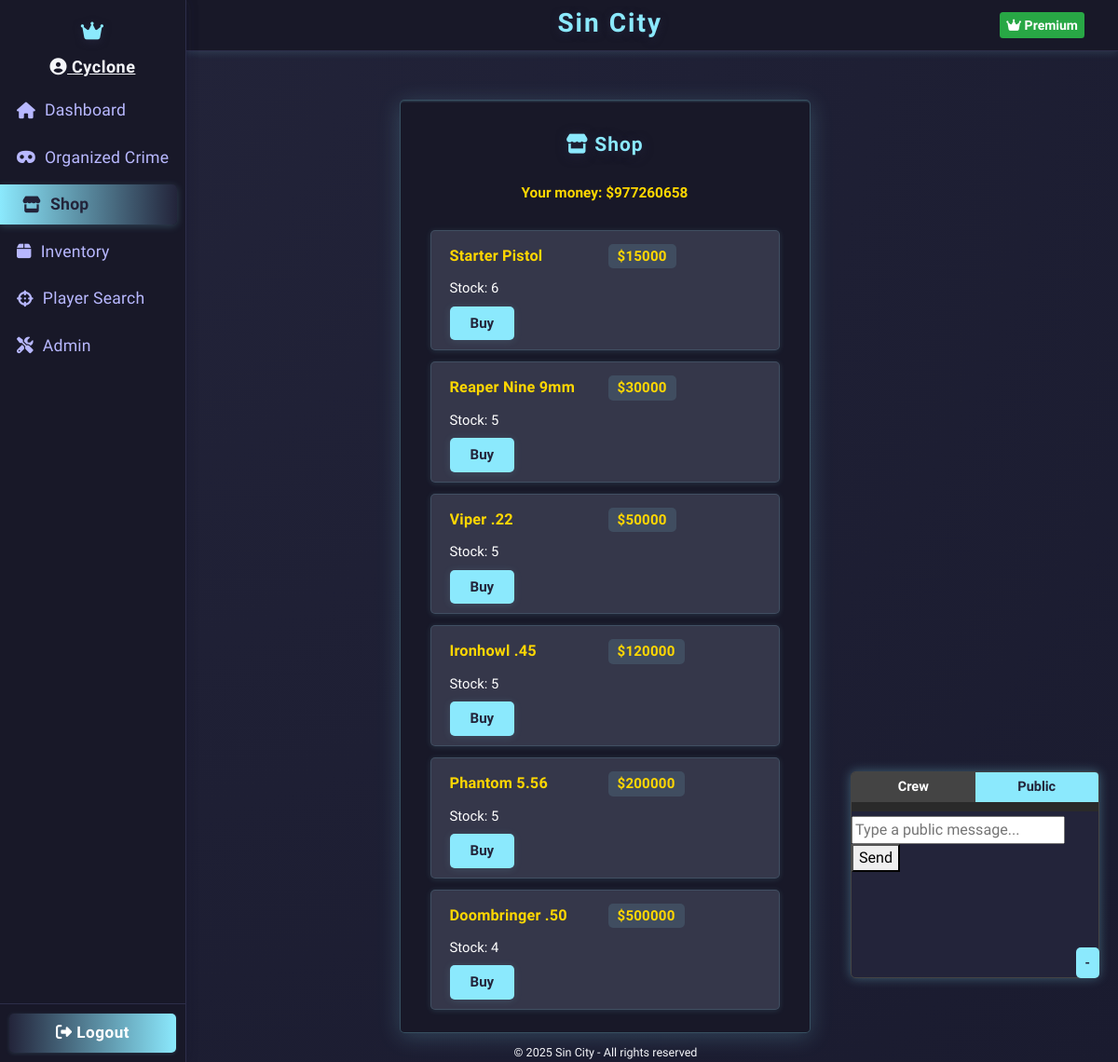
/shop (signed in), run on an earlier commit of the app's database.
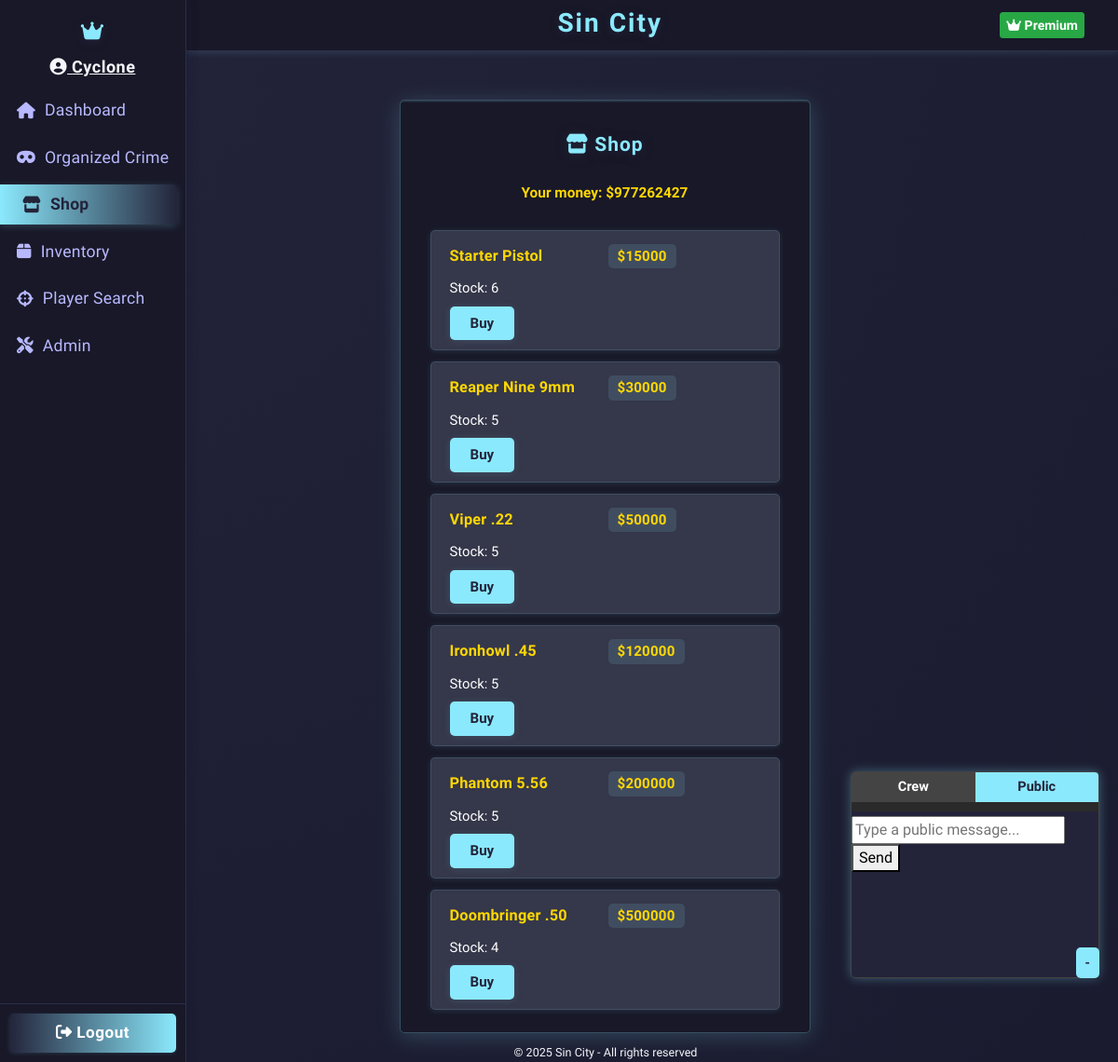
And on a later commit of the database.
### app.py (models this page shows)
class Character(db.Model):
    id = db.Column(db.Integer, primary_key=True)
    master_id = db.Column(db.Integer, db.ForeignKey('user.id'))
    user_id = db.Column(db.Integer, db.ForeignKey('user.id'), nullable=True)
    name = db.Column(db.String(12), nullable=False)
    health = db.Column(db.Integer, default=100)
    money = db.Column(db.Integer, default=0)
    level = db.Column(db.Integer, default=1)
    xp = db.Column(db.Integer, default=0)
    earn_streak = db.Column(db.Integer, default=0)
    last_earned = db.Column(db.DateTime, nullable=True)
    is_alive = db.Column(db.Boolean, default=True)
    user = db.relationship('User', backref='linked_character', foreign_keys=[user_id])
    gun_id = db.Column(db.Integer, db.ForeignKey('shop_item.id'))
    profile_image = db.Column(db.String(255), nullable=True)
    crew = db.Column(db.Integer, db.ForeignKey('crew.id'), nullable=True)
    crew_id = db.Column(db.Integer, db.ForeignKey('crew.id'))
    linked_user = db.relationship('User', foreign_keys=[user_id])
    gun = db.relationship('ShopItem', foreign_keys=[gun_id])

class ShopItem(db.Model):
    id = db.Column(db.Integer, primary_key=True)
    name = db.Column(db.String(64), nullable=False)
    description = db.Column(db.String(256))
    price = db.Column(db.Integer, nullable=False)
    stock = db.Column(db.Integer, nullable=False, default=0)
    is_gun = db.Column(db.Boolean, default=False)
    damage = db.Column(db.Integer, default=0)

### app.py (the view, shortened to what this page needs)
@app.route('/shop', methods=['GET', 'POST'])
@login_required
def shop():
    items = ShopItem.query.all()
    message = None
    character = Character.query.filter_by(master_id=current_user.id, is_alive=True).first()
    return render_template('shop.html', items=items, message=message, character=character)

### app.py (called while the page is built)
@app.context_processor
def inject_user():
    return dict(user=current_user)

@app.before_request
def update_last_seen():
    if current_user.is_authenticated:
        now = datetime.utcnow()
        if not current_user.last_seen or (now - current_user.last_seen).seconds > 1:
            current_user.last_seen = now
            db.session.commit()

@app.before_request
def enable_sqlite_fk():
    if db.engine.url.drivername == 'sqlite':
        with db.engine.connect() as conn:
            conn.execute(db.text("PRAGMA foreign_keys=ON"))

@app.before_request
def check_character_alive():
    if current_user.is_authenticated:
        char = Character.query.filter_by(master_id=current_user.id).first()
        if not char or not char.is_alive:
            if request.endpoint not in ('create_character', 'logout', 'static'):
                return redirect(url_for('create_character'))

@login_manager.user_loader
def load_user(user_id):
    return db.session.get(User, int(user_id))

@app.context_processor
def inject_current_character():
    from flask_login import current_user
    if current_user.is_authenticated:
        character = Character.query.filter_by(master_id=current_user.id, is_alive=True).first()
        return dict(current_character=character)
    return dict(current_character=None)

### templates/shop.html (shortened to what this page needs)
{% extends "base.html" %}
{% block content %}
<div class="shop-container">
    <div class="shop-title"><i class="fas fa-store"></i> Shop</div>
    <span class="shop-money">Your money: ${{ character.money }}</span>
    <ul class="shop-list">
      {% for item in items %}
      <li class="shop-item">
        <div class="shop-item-header">
          <span class="shop-item-name">{{ item.name }}</span>
          <span class="shop-item-price">${{ item.price }}</span>
        </div>
        <div class="shop-item-stock">Stock: {{ item.stock }}</div>
        <div class="shop-item-actions">
          {% if item.stock > 0 %}
          <form method="post">
            <button type="submit" class="shop-buy-btn">Buy</button>
          </form>
          {% else %}
          <span class="shop-out">Out of stock</span>
          {% endif %}
        </div>
      </li>
      {% endfor %}
    </ul>
</div>
{% endblock %}

### templates/base.html (shortened to what this page needs)
<!DOCTYPE html>
<html lang="en">
<head>
  <link rel="stylesheet" href="https://cdn.jsdelivr.net/npm/bootstrap@4.6.2/dist/css/bootstrap.min.css">
  <link rel="stylesheet" href="https://cdnjs.cloudflare.com/ajax/libs/font-awesome/6.4.2/css/all.min.css">
</head>
<body>
  <body class="fade-in">
  <div class="layout-root fade-in">
  <div class="layout-root">
    <div class="sidebar {% if request.endpoint in ['login', 'register'] %}d-none{% endif %}">
    <nav class="sidebar">
      <div class="sidebar-header">
        <i class="fas fa-crown"></i>
      </div>
      {% if current_user.is_authenticated %}
      <div class="sidebar-user">
          <a href="{{ url_for('profile', username=current_user.username) }}" style="color:inherit; text-decoration: underline;">
          <i class="fas fa-user-circle"></i>
          <strong>{{ current_character.name }}</strong>
          </a>
      </div>
      {% endif %}
      <div class="sidebar-nav">
        <a href="{{ url_for('dashboard') }}" class="{% if request.endpoint == 'dashboard' %}active{% endif %}">
          <i class="fas fa-home"></i> <span>Dashboard</span>
        </a>
        <a href="{{ url_for('create_crime') }}" class="{% if request.endpoint == 'create_crime' %}active{% endif %}">
          <i class="fas fa-mask"></i> <span>Organized Crime</span>
        </a>
        <a href="{{ url_for('shop') }}" class="{% if request.endpoint == 'shop' %}active{% endif %}">
          <i class="fas fa-store"></i> <span>Shop</span>
        </a>
        <a href="{{ url_for('inventory') }}" class="{% if request.endpoint == 'inventory' %}active{% endif %}">
          <i class="fas fa-box"></i> <span>Inventory</span>
        </a>
        <a href="{{ url_for('player_search') }}" class="{% if request.endpoint == 'player_search' %}active{% endif %}">
            <i class="fas fa-crosshairs"></i> <span>Player Search</span>
        </a>
        {% if current_user.is_authenticated and current_user.is_admin %}
        <a href="{{ url_for('admin.index') }}" class="{% if request.endpoint == 'admin.index' %}active{% endif %}">
          <i class="fas fa-tools"></i> <span>Admin</span>
        </a>
        {% endif %}
      </div>
      <div class="sidebar-footer">
        {% if current_user.is_authenticated %}
        <a href="{{ url_for('logout') }}" class="btn"><i id="fas-fa" class="fas fa-sign-out-alt"></i> Logout</a>
        {% endif %}
      </div>
    </nav>
    </div>
    <div class="main-area">
      <header class="topbar">
        <span class="topbar-title">
          {% block topbar_title %}Sin City{% endblock %}
        </span>
        <div class="topbar-actions">
          {% block topbar_actions %}
          {% if current_user.is_authenticated and not current_user.premium %}
          <form action="{{ url_for('upgrade') }}" method="post" class="d-inline">
            <button type="submit" class="btn">
              <i class="fas fa-star"></i> Upgrade
            </button>
          </form>
          {% elif user.is_authenticated and user.premium %}
          <span class="badge badge-success p-2" style="font-size:1em;">
            <i class="fas fa-crown"></i> Premium
          </span>
          {% endif %}
          {% endblock %}
        </div>
      </header>
      <main class="content-area">
        {% block content %}{% endblock %}
      </main>
      <footer>
        &copy; {{ current_year if current_year else "2025" }} Sin City - All rights reserved
      </footer>
    </div>
    {% if current_user.is_authenticated %}
    <div id="floating-chat">
      <div style="display: flex;">
        <button type="button" id="tab-crew" class="chat-tab " onclick="switchTab('crew')">Crew</button>
        <button type="button" id="tab-public" class="chat-tab active-tab" onclick="switchTab('public')">Public</button>
      </div>
      <div id="chat-public" class="chat-tab-content" style="display: none;">
        <div id="public-messages" class="chat-messages"></div>
        <form id="public-form">
          <input type="text" id="public-input" placeholder="Type a public message..." />
          <button type="submit">Send</button>
        </form>
      </div>
    </div>
    {% endif %}
  </div>
  <button class="toggle-chat" onclick="toggleChat()"
    ">-</button>
</div>
</body>
</html>

What changed in the data, as far as the page shows it:
changed Character "Cyclone": money "977260658" → "977262427"
